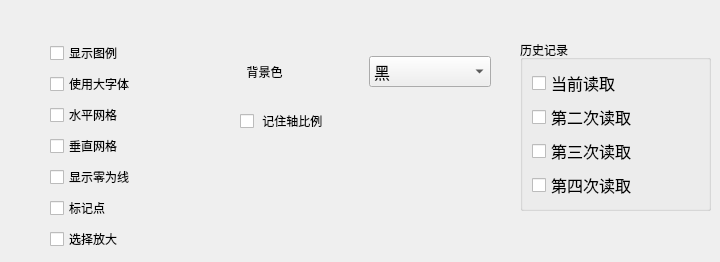
   <widget class="QWidget" name="tab_6">
    <attribute name="title">
     <string>显示</string>
    </attribute>
    <widget class="QGroupBox" name="groupBox_3">
     <property name="geometry">
      <rect>
       <x>520</x>
       <y>40</y>
       <width>191</width>
       <height>171</height>
      </rect>
     </property>
     <property name="styleSheet">
      <string notr="true"/>
     </property>
     <property name="title">
      <string>历史记录</string>
     </property>
     <layout class="QGridLayout" name="gridLayout_9">
      <item row="0" column="0">
       <widget class="QCheckBox" name="checkBox_21">
        <property name="font">
         <font>
          <family>Adobe 宋体 Std L</family>
          <pointsize>12</pointsize>
          <weight>50</weight>
          <italic>false</italic>
          <bold>false</bold>
         </font>
        </property>
        <property name="styleSheet">
         <string notr="true"/>
        </property>
        <property name="text">
         <string>当前读取</string>
        </property>
       </widget>
      </item>
      <item row="1" column="0">
       <widget class="QCheckBox" name="checkBox_22">
        <property name="font">
         <font>
          <family>Adobe 宋体 Std L</family>
          <pointsize>12</pointsize>
          <weight>50</weight>
          <italic>false</italic>
          <bold>false</bold>
         </font>
        </property>
        <property name="styleSheet">
         <string notr="true"/>
        </property>
        <property name="text">
         <string>第二次读取</string>
        </property>
       </widget>
      </item>
      <item row="2" column="0">
       <widget class="QCheckBox" name="checkBox_23">
        <property name="font">
         <font>
          <family>Adobe 宋体 Std L</family>
          <pointsize>12</pointsize>
          <weight>50</weight>
          <italic>false</italic>
          <bold>false</bold>
         </font>
        </property>
        <property name="styleSheet">
         <string notr="true"/>
        </property>
        <property name="text">
         <string>第三次读取</string>
        </property>
       </widget>
      </item>
      <item row="3" column="0">
       <widget class="QCheckBox" name="checkBox_24">
        <property name="font">
         <font>
          <family>Adobe 宋体 Std L</family>
          <pointsize>12</pointsize>
          <weight>50</weight>
          <italic>false</italic>
          <bold>false</bold>
         </font>
        </property>
        <property name="styleSheet">
         <string notr="true"/>
        </property>
        <property name="text">
         <string>第四次读取</string>
        </property>
       </widget>
      </item>
     </layout>
    </widget>
    <widget class="QWidget" name="layoutWidget">
     <property name="geometry">
      <rect>
       <x>50</x>
       <y>40</y>
       <width>105</width>
       <height>213</height>
      </rect>
     </property>
     <layout class="QVBoxLayout" name="verticalLayout_13">
      <item>
       <widget class="QCheckBox" name="checkBox_8">
        <property name="text">
         <string>显示图例</string>
        </property>
       </widget>
      </item>
      <item>
       <widget class="QCheckBox" name="checkBox_19">
        <property name="text">
         <string>使用大字体</string>
        </property>
       </widget>
      </item>
      <item>
       <widget class="QCheckBox" name="checkBox_18">
        <property name="text">
         <string>水平网格</string>
        </property>
       </widget>
      </item>
      <item>
       <widget class="QCheckBox" name="checkBox_17">
        <property name="text">
         <string>垂直网格</string>
        </property>
       </widget>
      </item>
      <item>
       <widget class="QCheckBox" name="showVerticalLines">
        <property name="text">
         <string>显示零为线</string>
        </property>
       </widget>
      </item>
      <item>
       <widget class="QCheckBox" name="checkBox_10">
        <property name="text">
         <string>标记点</string>
        </property>
       </widget>
      </item>
      <item>
       <widget class="QCheckBox" name="selectZoom_btn">
        <property name="text">
         <string>选择放大</string>
        </property>
       </widget>
      </item>
     </layout>
    </widget>
    <widget class="QWidget" name="layoutWidget">
     <property name="geometry">
      <rect>
       <x>240</x>
       <y>40</y>
       <width>251</width>
       <height>111</height>
      </rect>
     </property>
     <layout class="QVBoxLayout" name="verticalLayout_6">
      <item>
       <layout class="QHBoxLayout" name="horizontalLayout_7">
        <item>
         <widget class="QLabel" name="label_15">
          <property name="text">
           <string>  背景色</string>
          </property>
         </widget>
        </item>
        <item>
         <widget class="QComboBox" name="select_color">
          <property name="font">
           <font>
            <family>微软雅黑</family>
            <pointsize>12</pointsize>
            <weight>50</weight>
            <italic>false</italic>
            <bold>false</bold>
           </font>
          </property>
          <property name="styleSheet">
           <string notr="true"/>
          </property>
          <item>
           <property name="text">
            <string>黑</string>
           </property>
           <property name="icon">
            <iconset resource="res_photo.qrc">
             <normaloff>:/res_photo/black.png</normaloff>:/res_photo/black.png</iconset>
           </property>
          </item>
          <item>
           <property name="text">
            <string>白</string>
           </property>
           <property name="icon">
            <iconset resource="res_photo.qrc">
             <normaloff>:/res_photo/white.png</normaloff>:/res_photo/white.png</iconset>
           </property>
          </item>
         </widget>
        </item>
       </layout>
      </item>
      <item>
       <widget class="QCheckBox" name="checkBox_20">
        <property name="text">
         <string> 记住轴比例</string>
        </property>
       </widget>
      </item>
     </layout>
    </widget>
   </widget>
